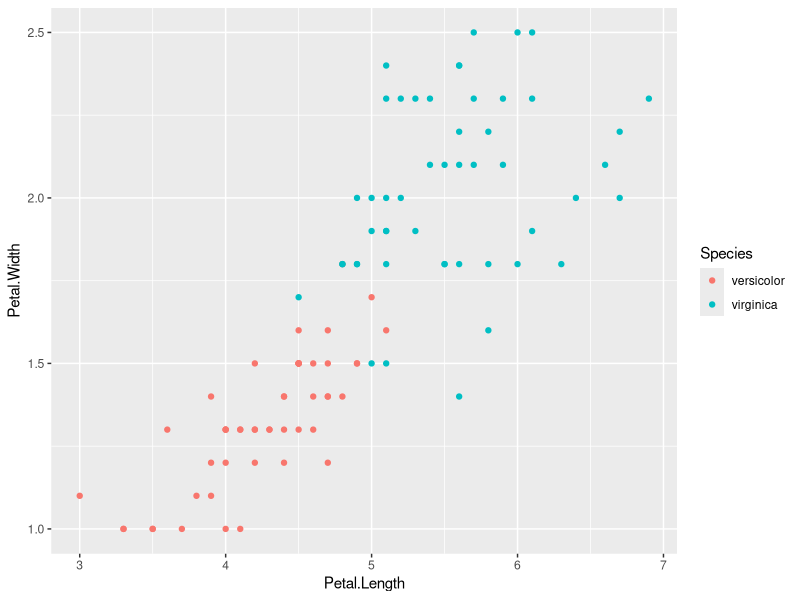
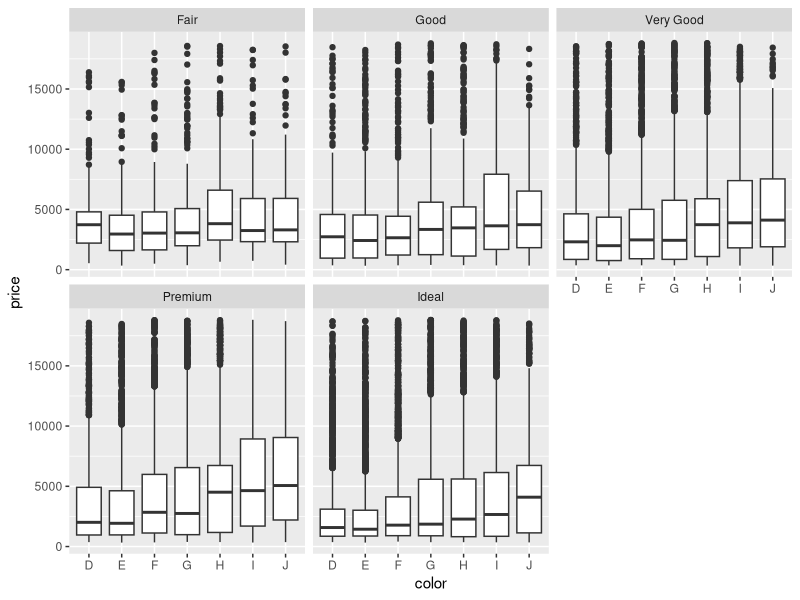

These figures' R source, in order:
## ---- chunk 1
knitr::opts_chunk$set(echo = TRUE)
library(ggplot2)
library(dplyr)
## ---- chunk 2
# 1.) The species with the maximum value for Sepal.Legth + Sepal.Width is virginica

d <- iris %>%
    mutate(Sepal.Sum = Sepal.Length + Sepal.Width) %>%
    select(Sepal.Sum, Species) %>%
    arrange(desc(Sepal.Sum))
    head(d)

## ---- chunk 3
 # 2.) 
g <- iris %>%
    filter(Species != "setosa") %>%
    ggplot(aes(Petal.Length, Petal.Width, color = Species)) + geom_point()
    print(g)

## ---- chunk 4
# 3.)
df <- diamonds %>%
    ggplot(aes(x = color, y = price)) + geom_boxplot() + facet_wrap(~cut)
    print(df)
## ---- chunk 5
# 4.)
qnorm(0.95)
## ---- chunk 6
# 5.)
ht <-read.table(file = "heights.txt", header = T, sep = " ") %>%
    select(Dheight)
    t.test(ht)
